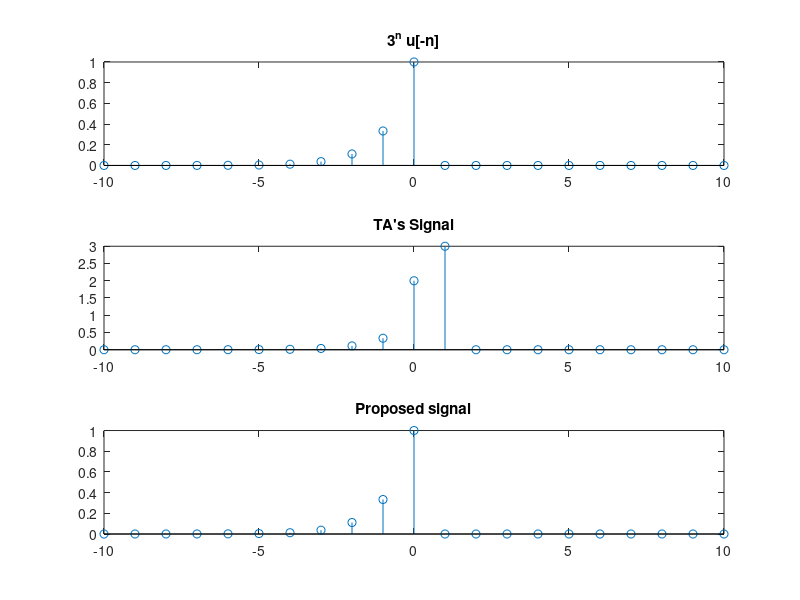

The MATLAB source for this figure:
%this will be the script to train the hidden markov model
%% Reading the CSV File
% clear;
% close all;
% % what we need is to predict the transmission and emission 
% % store these transmission and emission somewhere, either in excel or
% % somewhere so we can read it everytime the code runs
% 
% HMMtrainingdata = readtable('HMM_trainingdata.csv');
% Observed_state1 = HMMtrainingdata.Var1;
% Observed_state2 = HMMtrainingdata.Var2;
% for i = 1: length(Observed_state1)
%     seq(i,:) = [ Observed_state1(i) Observed_state2(i) ];
% end
% 
% actual_state = HMMtrainingdata.Var3 .' ;
% seq= seq.';
% 
% [TRANS_EST, EMIS_EST] = hmmestimate(seq, actual_state) ;
% writematrix(TRANS_EST);
% writematrix(EMIS_EST);

% take note 2 is seat is taken 





% state = sample( [50]);

n = (-10:1:10)';
unitstep = n<=0;
newunitstep = n<=1;
impulse = n==0;
new_impulse = n==1;
x =  (3.^n .*newunitstep) ;
TA_signal = impulse - ( -1 .* x);
proposed_signal = (-3 .* new_impulse) - (-1 .*x) ; 
subplot(3,1,1);stem(n,3.^n .* unitstep);axis on; title("3^n u[-n]");
% subplot(4,1,2);stem(n,x);axis on; title("3^n u[-n-1]");
subplot(3,1,2);stem(n,TA_signal);axis on; title("TA's Signal");
subplot(3,1,3);stem(n,proposed_signal);axis on; title("Proposed signal");
% stem(n,3.^n .* unitstep);
